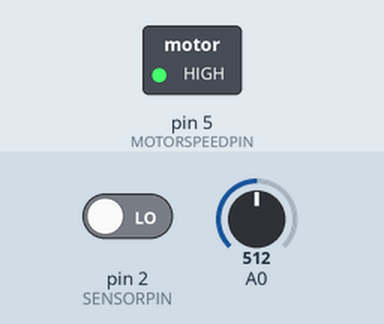
A sketch run on a simulated Arduino Uno, built with avr-gcc and run on an emulated ATmega328P. Parts: switched loads named in the sketch (green lamp = pin HIGH). The test bench sets the inputs (shaded band); at power-on: pin 2 (SENSORPIN) LOW, A0 = 512. What the sketch prints to the serial monitor is not drawn.

Above: at 0.1 s.
Timing chart, 0 to 1.6 s (numbered marks = the images above):
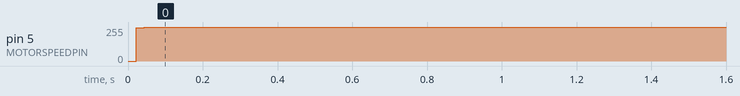

The sketch:

Regulation_Moteur_l_onard_modifi_.ino
```cpp
#include <Wire.h>
#include <SPI.h>


#define MOTORSPEEDPIN 5
#define SENSORPIN 2

unsigned long timerPID = 0;
unsigned long durationPID = 20;

unsigned long timerSensor = 0;
unsigned long durationSensor = 20;

unsigned long timerIntel = 0;
unsigned long durationIntel = 1000;

unsigned long timerI2c = 0;
unsigned long durationI2c = 500;

// Speed for the motor
byte motorCurrentSpeed = 0;

byte motorObjectiveSpeed = 0;

byte motorMeasuredSpeed = 0;
bool once = false;

int nbPulse;
bool flagPulse;
char buff[10];

byte nbSwitch = 255;
/*
   Variable for PID
*/
int error;
int previousError = 0;
int integral = 0;
int value = 0;
unsigned int pot = 0; // valeure du potentiomettre de test
/*
   Constant for the pid
*/
byte kP = 2;
byte kI = 2;
byte kD = 1;


byte prevNumber1 = 0;

void setup() {

  pinMode(MOTORSPEEDPIN, OUTPUT);

  Serial.begin(9600);
  Serial.println("Start");
  Wire.begin();
}

void loop() {
  pot = analogRead(0);
  motorObjectiveSpeed = map(pot, 0, 1023, 0, 60);
  if (timerSensor + durationSensor > millis()) {
    if (digitalRead(SENSORPIN) == HIGH && flagPulse == false) {
      flagPulse = true;
      nbPulse++;
    }
    if (digitalRead(SENSORPIN) == false && flagPulse == true) {
      flagPulse = false;
    }
  } else {
    if (millis() > timerIntel + durationIntel) {
      /* Serial.print("Objectif ");
        Serial.println(motorObjectiveSpeed);
        Serial.print("Pulse  ");
        Serial.println(nbPulse);
        Serial.print("error ");
        Serial.println(error);
        Serial.print("integral ");
        Serial.println(integral);
        Serial.print("value ");
        Serial.println(value);
        timerIntel = millis();//*/
    }

    timerSensor = millis();
    motorMeasuredSpeed = nbPulse;

    nbPulse = 0;
  }

  if (millis() > timerPID + durationPID) {
    //analogWrite(MOTORSPEEDPIN, regulationPID(motorObjectiveSpeed, motorMeasuredSpeed));
    regulationPID(motorObjectiveSpeed, motorMeasuredSpeed);
    timerPID = millis();
  }
}


/*
   Calculate the value to send to the motor depending of the speed wanted
*/
void regulationPID(byte objective, byte measuredValue) {
  error = objective - measuredValue;
  integral += (int)(error * 0.555);
  if (integral  > 255) {

    integral = 255;
  } else if (integral < -255) {
    integral = -255;
  }
  int derivative = 0;//(error - previousError) / durationPID;
  previousError = error;
  value = (error * kP * 0.5f + integral * kI + derivative * kD) * 4;
  if ( value > 255) {
    value = 255;
  } else if ((error * kP * 0.5f + integral * kI + derivative * kD) * 4 < -255) {
    value = -255;
  }
  if (value < 0) {
    motorCurrentSpeed = 0;

  } else {
    motorCurrentSpeed = value ;
  }
  if (motorCurrentSpeed == 255) {

  } else {

  }
  analogWrite(MOTORSPEEDPIN, motorCurrentSpeed);

}
```

Measured:
- by itself, pin 5 (MOTORSPEEDPIN): 0/255 → 255/255 at 0.02 s
